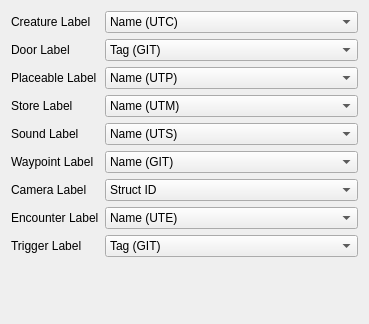
<?xml version="1.0" encoding="UTF-8"?>
<ui version="4.0">
 <class>Form</class>
 <widget class="QWidget" name="Form">
  <property name="geometry">
   <rect>
    <x>0</x>
    <y>0</y>
    <width>369</width>
    <height>324</height>
   </rect>
  </property>
  <property name="windowTitle">
   <string>Form</string>
  </property>
  <layout class="QVBoxLayout" name="verticalLayout">
   <item>
    <layout class="QFormLayout" name="formLayout">
     <item row="0" column="0">
      <widget class="QLabel" name="label">
       <property name="text">
        <string>Creature Label</string>
       </property>
      </widget>
     </item>
     <item row="0" column="1">
      <widget class="QComboBox" name="comboBox">
       <item>
        <property name="text">
         <string>Name (UTC)</string>
        </property>
       </item>
       <item>
        <property name="text">
         <string>Tag (UTC)</string>
        </property>
       </item>
      </widget>
     </item>
     <item row="1" column="0">
      <widget class="QLabel" name="label_2">
       <property name="text">
        <string>Door Label</string>
       </property>
      </widget>
     </item>
     <item row="2" column="0">
      <widget class="QLabel" name="label_3">
       <property name="text">
        <string>Placeable Label</string>
       </property>
      </widget>
     </item>
     <item row="3" column="0">
      <widget class="QLabel" name="label_4">
       <property name="text">
        <string>Store Label</string>
       </property>
      </widget>
     </item>
     <item row="4" column="0">
      <widget class="QLabel" name="label_5">
       <property name="text">
        <string>Sound Label</string>
       </property>
      </widget>
     </item>
     <item row="6" column="0">
      <widget class="QLabel" name="label_6">
       <property name="text">
        <string>Camera Label</string>
       </property>
      </widget>
     </item>
     <item row="7" column="0">
      <widget class="QLabel" name="label_7">
       <property name="text">
        <string>Encounter Label</string>
       </property>
      </widget>
     </item>
     <item row="8" column="0">
      <widget class="QLabel" name="label_8">
       <property name="text">
        <string>Trigger Label</string>
       </property>
      </widget>
     </item>
     <item row="5" column="0">
      <widget class="QLabel" name="label_9">
       <property name="text">
        <string>Waypoint Label</string>
       </property>
      </widget>
     </item>
     <item row="1" column="1">
      <widget class="QComboBox" name="comboBox_2">
       <item>
        <property name="text">
         <string>Tag (GIT)</string>
        </property>
       </item>
       <item>
        <property name="text">
         <string>Name (UTD)</string>
        </property>
       </item>
       <item>
        <property name="text">
         <string>Tag (UTD)</string>
        </property>
       </item>
      </widget>
     </item>
     <item row="2" column="1">
      <widget class="QComboBox" name="comboBox_3">
       <item>
        <property name="text">
         <string>Name (UTP)</string>
        </property>
       </item>
       <item>
        <property name="text">
         <string>Tag (UTP)</string>
        </property>
       </item>
      </widget>
     </item>
     <item row="3" column="1">
      <widget class="QComboBox" name="comboBox_4">
       <item>
        <property name="text">
         <string>Name (UTM)</string>
        </property>
       </item>
       <item>
        <property name="text">
         <string>Tag (UTM)</string>
        </property>
       </item>
      </widget>
     </item>
     <item row="4" column="1">
      <widget class="QComboBox" name="comboBox_5">
       <item>
        <property name="text">
         <string>Name (UTS)</string>
        </property>
       </item>
       <item>
        <property name="text">
         <string>Tag (UTS)</string>
        </property>
       </item>
      </widget>
     </item>
     <item row="5" column="1">
      <widget class="QComboBox" name="comboBox_6">
       <item>
        <property name="text">
         <string>Name (GIT)</string>
        </property>
       </item>
       <item>
        <property name="text">
         <string>Tag (GIT)</string>
        </property>
       </item>
       <item>
        <property name="text">
         <string>Name (UTW)</string>
        </property>
       </item>
       <item>
        <property name="text">
         <string>Tag (UTW)</string>
        </property>
       </item>
      </widget>
     </item>
     <item row="6" column="1">
      <widget class="QComboBox" name="comboBox_7">
       <item>
        <property name="text">
         <string>Struct ID</string>
        </property>
       </item>
      </widget>
     </item>
     <item row="7" column="1">
      <widget class="QComboBox" name="comboBox_8">
       <item>
        <property name="text">
         <string>Name (UTE)</string>
        </property>
       </item>
       <item>
        <property name="text">
         <string>Tag (UTE)</string>
        </property>
       </item>
      </widget>
     </item>
     <item row="8" column="1">
      <widget class="QComboBox" name="comboBox_9">
       <item>
        <property name="text">
         <string>Tag (GIT)</string>
        </property>
       </item>
       <item>
        <property name="text">
         <string>Name (UTT)</string>
        </property>
       </item>
       <item>
        <property name="text">
         <string>Tag (UTT)</string>
        </property>
       </item>
      </widget>
     </item>
    </layout>
   </item>
   <item>
    <spacer name="verticalSpacer">
     <property name="orientation">
      <enum>Qt::Vertical</enum>
     </property>
     <property name="sizeHint" stdset="0">
      <size>
       <width>20</width>
       <height>22</height>
      </size>
     </property>
    </spacer>
   </item>
  </layout>
 </widget>
 <resources/>
 <connections/>
</ui>
